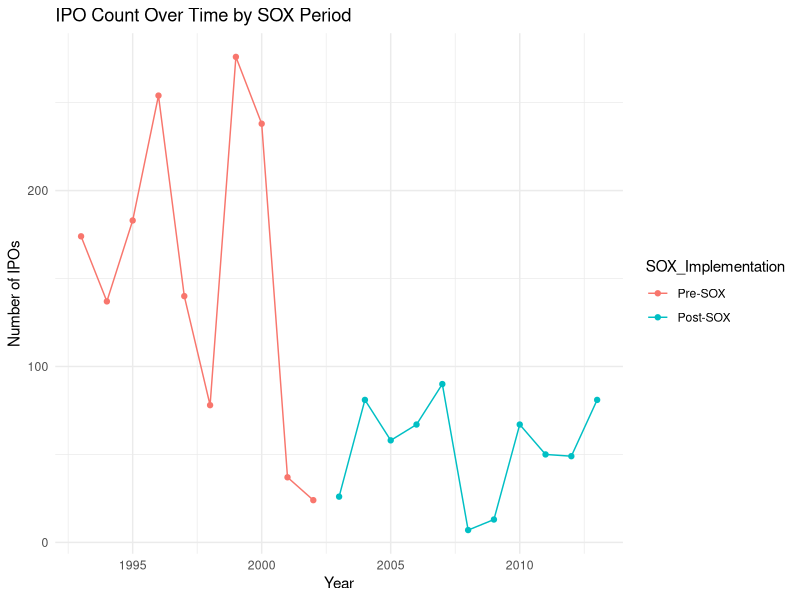

This chart was generated by the following R code:
library(ggplot2)

data <- read.csv("data_collection/Sarbanes_Oxley_Causal_Data.csv", header = TRUE, stringsAsFactors = FALSE)

# Convert SOX_Implementation to a factor with Pre-SOX as baseline
data$SOX_Implementation <- factor(data$SOX_Implementation, levels = c("Pre-SOX", "Post-SOX"))

# If Date is a year, make sure it's numeric
data$Date <- as.numeric(data$Date)

# Check summary
summary(data)

# Plot IPO_Count over time, color by SOX_Implementation
ggplot(data, aes(x=Date, y=IPO_Count, color=SOX_Implementation)) +
  geom_point() +
  geom_line() +
  theme_minimal() +
  labs(title="IPO Count Over Time by SOX Period",
       x="Year",
       y="Number of IPOs")

# Model 1: Just SOX dummy
model1 <- lm(IPO_Count ~ SOX_Implementation, data=data)
summary(model1)

# Model 2: Add controls (GDP_Growth, Interest_Rate, etc.)
# You might consider transformations (log) or lags, depending on theory.
model2 <- lm(IPO_Count ~ SOX_Implementation + GDP_Growth + Interest_Rate + NASDAQ_Return_1.yr.lag, data=data)
summary(model2)

t.test(IPO_Count ~ SOX_Implementation, data=data)
